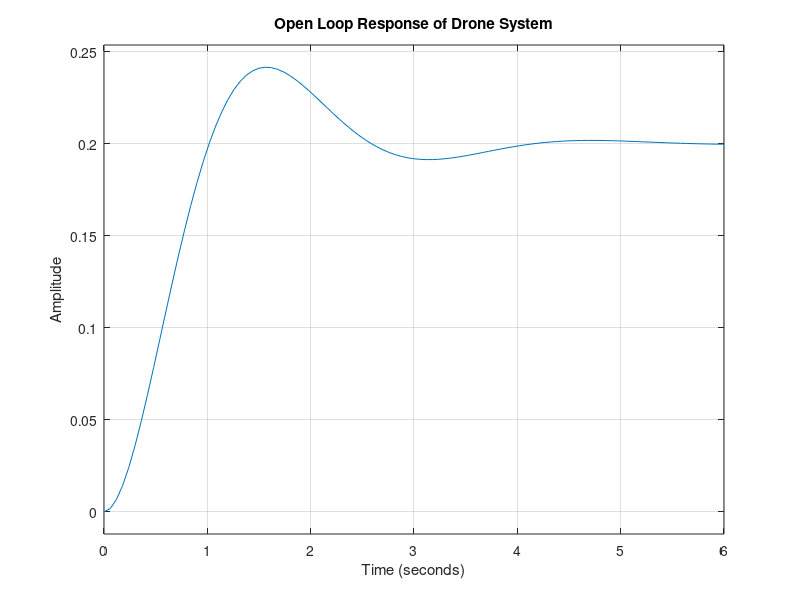

Recreate this plot in MATLAB. (Note: this script raises an error after producing the figure.)
clc;
clear;
close all;

%% DRONE STABILIZATION SYSTEM USING PID CONTROLLER

% Transfer Function of Drone
num = [1];
den = [1 2 5];
G = tf(num, den);

disp('Transfer Function of System:')
G

%% OPEN LOOP RESPONSE
figure;
step(G);
grid on;
title('Open Loop Response of Drone System');
xlabel('Time (seconds)');
ylabel('Amplitude');

% Performance Information
info_open = stepinfo(G);

%% PID CONTROLLER DESIGN
Kp = 10;
Ki = 5;
Kd = 2;

C = pid(Kp, Ki, Kd);

disp('PID Controller:')
C

%% CLOSED LOOP SYSTEM
T = feedback(C*G,1);

figure;
step(T);
grid on;
title('Closed Loop Response with PID Controller');
xlabel('Time (seconds)');
ylabel('Amplitude');

% Closed Loop Performance
info_closed = stepinfo(T);

%% COMPARISON OF OPEN LOOP AND CLOSED LOOP
figure;
step(G,'r',T,'b');
grid on;

legend('Open Loop','Closed Loop with PID');
title('Comparison of Open Loop and Closed Loop Responses');
xlabel('Time (seconds)');
ylabel('Amplitude');

%% DISTURBANCE REJECTION ANALYSIS
t = 0:0.01:10;

u = ones(size(t));          % Step input

disturbance = zeros(size(t));
disturbance(t>=5) = -0.5;   % Disturbance applied at t = 5 sec

input_signal = u + disturbance;

[y,t] = lsim(T,input_signal,t);

figure;
plot(t,y,'LineWidth',2);
grid on;

hold on;
xline(5,'r--','Disturbance Applied');

title('Drone Response with External Disturbance');
xlabel('Time (seconds)');
ylabel('Output Response');

legend('System Output');

%% CONTROL SIGNAL ANALYSIS
control_signal = lsim(C,input_signal,t);

figure;
plot(t,control_signal,'m','LineWidth',2);
grid on;

title('PID Controller Output (Control Effort)');
xlabel('Time (seconds)');
ylabel('Control Signal');

%% DISPLAY PERFORMANCE PARAMETERS
disp('-----------------------------------')
disp('OPEN LOOP PERFORMANCE')
disp(info_open)

disp('-----------------------------------')
disp('CLOSED LOOP PERFORMANCE')
disp(info_closed)

%% POLE-ZERO MAP
figure;
pzmap(T);
grid on;
title('Pole-Zero Map of Closed Loop System');

%% ROOT LOCUS
figure;
rlocus(G);
grid on;
title('Root Locus of Drone System');

%% BODE PLOT
figure;
bode(T);
grid on;
title('Bode Plot of Closed Loop System');
